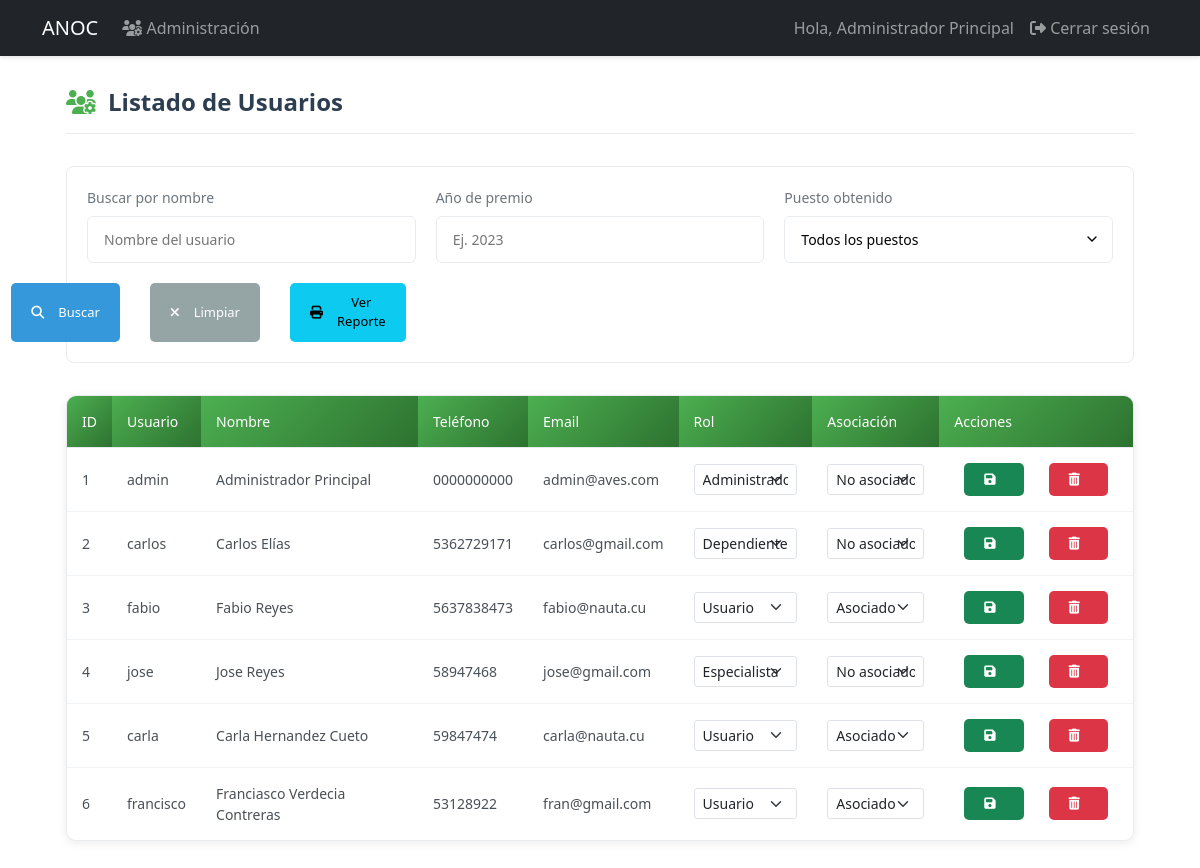
The app's page /admin/users (signed in) with its own data.
### models.py (models this page shows, shortened)
class User(UserMixin, db.Model):
    id = db.Column(db.Integer, primary_key=True)
    username = db.Column(db.String(80), unique=True, nullable=False, index=True)
    email = db.Column(db.String(120), unique=True, nullable=False, index=True)
    password_hash = db.Column(db.String(128))
    role = db.Column(db.String(20), default='user')  # 'admin', 'specialist', 'dependiente', 'user'
    is_associated = db.Column(db.Boolean, default=False, nullable=False)
    full_name = db.Column(db.String(100), nullable=False)
    phone = db.Column(db.String(20), nullable=False)
    profile_image = db.Column(db.String(255))  # Ruta de la imagen de perfil
    last_login = db.Column(db.DateTime)  # Fecha del último inicio de sesión
    is_active = db.Column(db.Boolean, default=True)  # Para manejar cuentas activas/inactivas
    address = db.Column(db.String(200))  # Nuevo campo para dirección
    birds = db.relationship('UserBirds', backref='user', lazy=True, cascade='all, delete-orphan')
    awards = db.relationship('Award', backref='user', lazy=True, cascade='all, delete-orphan')

### app.py (the view, shortened to what this page needs)
@app.route('/admin/users')
@login_required
def admin_users():
    if current_user.role != 'admin':
        abort(403)
    search_name = request.args.get('name', '').strip()
    award_year = request.args.get('award_year', '').strip()
    award_position = request.args.get('award_position', '').strip()
    query = select(User).order_by(User.id)
    if search_name:
        query = query.where(User.full_name.ilike(f'%{search_name}%'))
    if award_position:
        position_subquery = select(Award.user_id).where(
            Award.position == award_position
        ).distinct()
        query = query.where(User.id.in_(position_subquery))
    users = db.session.execute(query).scalars()
    current_year = datetime.now().year
    return render_template('admin/users.html',
                         users=users,
                         search_name=search_name,
                         award_year=award_year,
                         award_position=award_position,
                         current_year=current_year)

### app.py (called while the page is built)
@login_manager.user_loader
def load_user(user_id):
    return db.session.get(User, int(user_id))

### templates/admin/users.html (shortened to what this page needs)
{% extends "base.html" %}
{% block content %}
<div class="users-container">
    <div class="users-header">
        <h2><i class="fas fa-users-cog"></i> Listado de Usuarios</h2>
    </div>
    <div class="filter-section">
        <form method="GET" action="{{ url_for('admin_users') }}" class="filter-form">
            <div class="filter-grid">
                <div class="filter-group">
                    <label for="name" class="filter-label">Buscar por nombre</label>
                    <input type="text" class="filter-input" id="name" name="name"
                           value="{{ search_name }}" placeholder="Nombre del usuario">
                </div>
                <div class="filter-group">
                    <label for="award_year" class="filter-label">Año de premio</label>
                    <input type="number" class="filter-input" id="award_year" name="award_year"
                           value="{{ award_year }}" placeholder="Ej. 2023" min="2000" max="{{ current_year }}">
                </div>
                <div class="filter-group">
                    <label for="award_position" class="filter-label">Puesto obtenido</label>
                    <select class="filter-input filter-select" id="award_position" name="award_position">
                        <option value="">Todos los puestos</option>
                    </select>
                </div>
                <div class="filter-actions">
                    <button type="submit" class="btn btn-primary">
                        <i class="fas fa-search"></i> Buscar
                    </button>
                    <a href="{{ url_for('admin_users') }}" class="btn btn-secondary">
                        <i class="fas fa-times"></i> Limpiar
                    </a>
                    <a href="{{ url_for('associates_report_view') }}" class="btn btn-info" target="_blank">
                        <i class="fas fa-print"></i> Ver Reporte
                    </a>
                </div>
            </div>
        </form>
    </div>
    <div class="users-table-container">
        <table class="users-table">
            <thead>
                <tr>
                    <th>ID</th>
                    <th>Usuario</th>
                    <th>Nombre</th>
                    <th>Teléfono</th>
                    <th>Email</th>
                    <th>Rol</th>
                    <th>Asociación</th>
                    <th>Acciones</th>
                </tr>
            </thead>
            <tbody>
                {% if users %}
                    {% for user in users %}
                    <tr class="clickable-row" data-href="{{ url_for('user_details', user_id=user.id) }}">
                        <td>{{ user.id }}</td>
                        <td>{{ user.username }}</td>
                        <td>{{ user.full_name }}</td>
                        <td>{{ user.phone }}</td>
                        <td>{{ user.email }}</td>
                        <td>
                            <form method="POST" action="{{ url_for('assign_role', user_id=user.id) }}" class="role-form">
                                <select name="role" class="form-select form-select-sm">
                                    <option value="user" {% if user.role == 'user' %}selected{% endif %}>Usuario</option>
                                    <option value="specialist" {% if user.role == 'specialist' %}selected{% endif %}>Especialista</option>
                                    <option value="dependiente" {% if user.role == 'dependiente' %}selected{% endif %}>Dependiente</option>
                                    <option value="admin" {% if user.role == 'admin' %}selected{% endif %}>Administrador</option>
                                </select>
                        </td>
                        <td>
                                <select name="is_associated" class="form-select form-select-sm">
                                    <option value="true" {% if user.is_associated %}selected{% endif %}>Asociado</option>
                                    <option value="false" {% if not user.is_associated %}selected{% endif %}>No asociado</option>
                                </select>
                        </td>
                        <td class="actions-column">
                            <div class="action-buttons">
                                <button type="submit" class="btn btn-sm btn-success">
                                    <i class="fas fa-save"></i>
                                </button>
                                <form method="POST" action="{{ url_for('delete_user', user_id=user.id) }}"
                                      onsubmit="return confirm('¿Desea eliminar este usuario?');" class="d-inline">
                                    <button type="submit" class="btn btn-sm btn-danger">
                                        <i class="fas fa-trash-alt"></i>
                                    </button>
                                </form>
                            </div>
                        </td>
                    </tr>
                    {% endfor %}
                {% endif %}
            </tbody>
        </table>
    </div>
</div>
{% endblock %}

### templates/base.html (shortened to what this page needs)
<!DOCTYPE html>
<html lang="es">
<head>
    <link href="https://cdn.jsdelivr.net/npm/bootstrap@5.3.0/dist/css/bootstrap.min.css" rel="stylesheet">
    <link href="https://cdnjs.cloudflare.com/ajax/libs/font-awesome/6.4.0/css/all.min.css" rel="stylesheet">
    <link rel="stylesheet" href="{{ url_for('static', filename='css/styles.css') }}">
</head>
<body>
    <nav class="navbar navbar-expand-lg navbar-dark bg-dark">
        <div class="container">
            <a class="navbar-brand" href="{{ url_for('dashboard') }}">ANOC</a>
            <div class="collapse navbar-collapse" id="navbarNav">
                <ul class="navbar-nav me-auto">
                    {% if current_user.is_authenticated and current_user.role == 'admin' %}
                        <li class="nav-item">
                            <a class="nav-link" href="{{ url_for('admin_users') }}">
                                <i class="fas fa-users-cog"></i> Administración
                            </a>
                        </li>
                    {% endif %}
                </ul>
                <ul class="navbar-nav">
                    {% if current_user.is_authenticated %}
                        <li class="nav-item">
                            <span class="nav-link">Hola, {{ current_user.full_name }}</span>
                        </li>
                        <li class="nav-item">
                            <a class="nav-link" href="{{ url_for('logout') }}">
                                <i class="fas fa-sign-out-alt"></i> Cerrar sesión
                            </a>
                        </li>
                    {% else %}
                        <li class="nav-item">
                            <a class="nav-link" href="{{ url_for('login') }}">
                                <i class="fas fa-sign-in-alt"></i> Iniciar sesión
                            </a>
                        </li>
                    {% endif %}
                </ul>
            </div>
        </div>
    </nav>
    <div class="container mt-4">
        {% block content %}{% endblock %}
    </div>
</body>
</html>

### static/css/styles.css (style rules this page uses)
.navbar { box-shadow: 0 2px 4px rgba(0,0,0,0.1); }
.btn { margin: 2px; }
:root { --primary-color: #2c3e50; --secondary-color: #4CAF50; --light-gray: #f8f9fa; --medium-gray: #e9ecef; --dark-gray: #6c757d; --text-color: #495057; --white: #ffffff; }
.users-container { max-width: 1400px; margin: 2rem auto; padding: 0 1.5rem; }
.users-header { margin-bottom: 2rem; padding-bottom: 1rem; border-bottom: 1px solid var(--medium-gray); }
.users-header h2 { color: var(--primary-color); font-weight: 600; font-size: 1.5rem; margin: 0; display: flex; align-items: center; gap: 0.75rem; }
.users-header h2 i { color: var(--secondary-color); }
.filter-section { background: var(--white); border-radius: 0.5rem; padding: 1.25rem; margin-bottom: 2rem; border: 1px solid var(--medium-gray); }
.filter-grid { display: grid; grid-template-columns: repeat(auto-fit, minmax(250px, 1fr)); gap: 1.25rem; align-items: end; }
.filter-group { margin-bottom: 0; }
.filter-label { display: block; margin-bottom: 0.5rem; color: var(--dark-gray); font-size: 0.875rem; font-weight: 500; }
.filter-input { width: 100%; padding: 0.75rem 1rem; border: 1px solid var(--medium-gray); border-radius: 0.375rem; background-color: var(--white); font-size: 0.875rem; }
.filter-select { appearance: none; background-position: right 0.75rem center; background-repeat: no-repeat; background-size: 1rem; }
.filter-actions { display: flex; gap: 0.75rem; justify-content: flex-end; }
.users-table-container { background: var(--white); border-radius: 0.5rem; border: 1px solid var(--medium-gray); overflow: hidden; }
.users-table { width: 100%; border-collapse: collapse; font-size: 0.875rem; }
.users-table th { background-color: var(--light-gray); color: var(--primary-color); padding: 1rem 1.25rem; text-align: left; font-weight: 600; border-bottom: 1px solid var(--medium-gray); }
.users-table td { padding: 1rem 1.25rem; border-bottom: 1px solid var(--medium-gray); vertical-align: middle; color: var(--text-color); }
.users-table tr:last-child td { border-bottom: none; }
.action-buttons { display: flex; gap: 0.5rem; }
.btn { padding: 0.5rem 0.75rem; border-radius: 0.25rem; font-size: 0.8125rem; font-weight: 500; cursor: pointer; border: none; display: inline-flex; align-items: center; gap: 0.375rem; }
.btn-sm { padding: 0.375rem 0.75rem; }
.btn-primary { background-color: var(--secondary-color); color: var(--white); }
.btn-secondary { background-color: var(--medium-gray); color: var(--text-color); }
.filter-actions { display: flex; gap: 10px; }
.users-table-container { background-color: #fff; border-radius: 10px; box-shadow: 0 2px 10px rgba(0, 0, 0, 0.08); overflow: hidden; }
.users-table { width: 100%; border-collapse: collapse; }
.users-table th { background: linear-gradient(135deg, #4CAF50 0%, #2d7230 100%); color: white; padding: 15px; font-weight: 500; text-align: left; }
.users-table td { padding: 15px; border-bottom: 1px solid #f1f3f5; vertical-align: middle; }
.actions-column { background-color: white !important; }
.action-buttons { display: flex; gap: 5px; }
.role-form { display: contents; }
.form-select-sm { padding: 0.25rem 0.5rem; font-size: 0.875rem; line-height: 1.5; border-radius: 0.2rem; }
.btn { display: inline-flex; align-items: center; padding: 10px 20px; margin: 0 10px; border-radius: 5px; font-weight: 500; cursor: pointer; }
.btn i { margin-right: 8px; }
.btn-primary { background-color: #3498db; color: white; border: none; }
.btn-secondary { background-color: #95a5a6; color: white; border: none; }

### records on screen
User: full_name "Administrador Principal", id "1", username "admin", phone "0000000000", email "admin@aves.com", role "Administrador", is_associated "No asociado"
User: id "2", username "carlos", full_name "Carlos Elías", phone "5362729171", email "carlos@gmail.com", role "Dependiente", is_associated "No asociado"
User: id "3", username "fabio", full_name "Fabio Reyes", phone "5637838473", email "fabio@nauta.cu", role "Usuario", is_associated "Asociado"
User: id "4", username "jose", full_name "Jose Reyes", phone "58947468", email "jose@gmail.com", role "Especialista", is_associated "No asociado"
User: id "5", username "carla", full_name "Carla Hernandez Cueto", phone "59847474", email "carla@nauta.cu", role "Usuario", is_associated "Asociado"
User: id "6", username "francisco", full_name "Franciasco Verdecia Contreras", phone "53128922", email "fran@gmail.com", role "Usuario", is_associated "Asociado"
